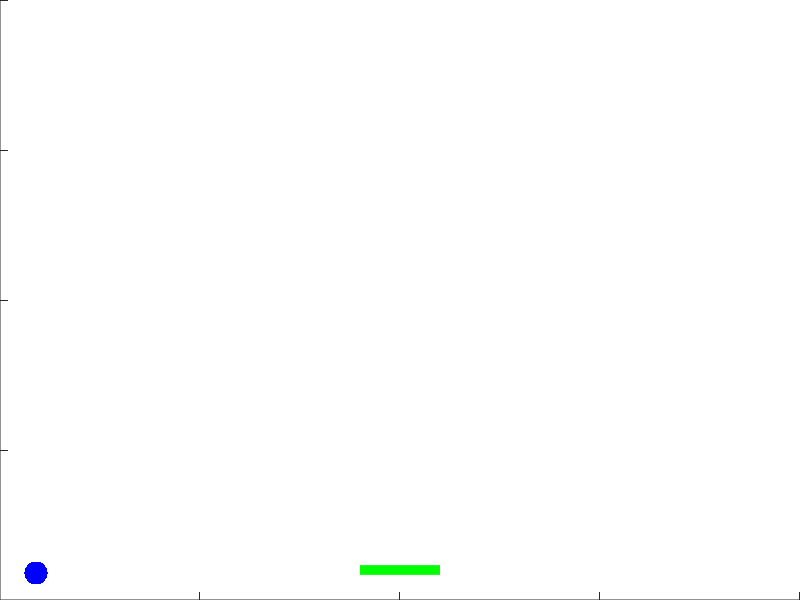

Source code (MATLAB): (Note: this script raises an error after producing the figure.)
function pong
    
    
    figure( ...
        'keypressfcn',    @key_down, ...
        'keyreleasefcn',  @key_up, ...
        'closerequestfcn',@close_window, ...
        'menubar', 'none', ...
        'numbertitle', 'off');
    
    axes( ...
        'position', [0, 0, 1, 1], ...
        'color', 'black',  ...
        'xlim', [-10, 10], ...
        'ylim', [-10, 10]);
  
    ball = line( ...
        'color', 'blue',  ...
        'marker', '.', ...
        'markersize',50);
    
    block = line( 'color', 'green', 'linewidth', 7);
    

    ball_pos = [ 5,  5];
    ball_vel = [.1, .1];
    
    block_pos = 0;
    block_vel = 0;

    program_on = true;
    
    while program_on
        

        if abs(ball_pos(1)) > 10
            ball_vel(1) = - ball_vel(1);
        end
    
        if ball_pos(2) > 10
            ball_vel(2) = - ball_vel(2); 
        end
    

        if ball_pos(2) < - 9
            
  
            if abs(block_pos - ball_pos(1)) > 2
                
                ball.Color = rand(1,3);          
                ball_pos(2) = 9;
                
       
            else 
                ball_vel(2) = - ball_vel(2);
            end
        end
        
    
        
        ball_pos  = ball_pos  + ball_vel;
        block_pos = block_pos + block_vel;
        
    
        
        set(ball, ...
            'XData', ball_pos(1), ...
            'YData', ball_pos(2));
        
        set(block, ...
            'XData', [ block_pos-1, block_pos+1], ...
            'YData', [ -9, -9]);
        

        
        pause(.01);
    end


    
    delete(gcf);
    

    
    function key_down(~, event)
        switch event.Key
            case 'leftarrow',  block_vel = -.2; 
            case 'rightarrow', block_vel =  .2;
        end
    end

    function key_up(~, ~)
        block_vel = 0;
    end



    function close_window(~,~)
        program_on = 0;
    end
end